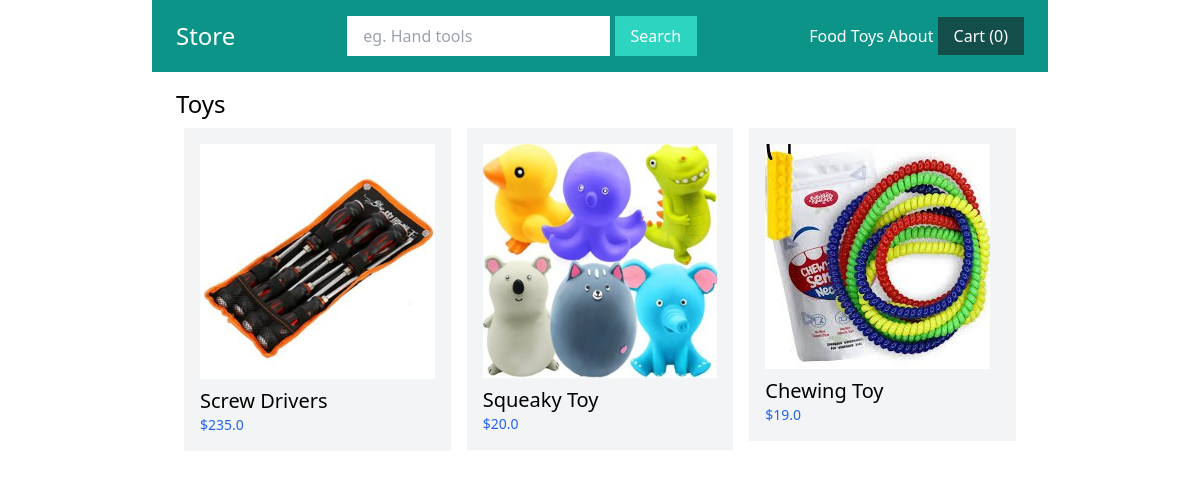
Page /toys/ on the committed database.
### shop/models.py (models this page shows, shortened)
class Category(models.Model):
    title=models.CharField(max_length=50)
    slug=models.SlugField(max_length=50)
    class Meta:
        verbose_name_plural = "Categories"

class Product(models.Model):
    DRAFT = 'draft'
    WAITING_APPROVAL = 'waitingapproval'
    ACTIVE = 'active'
    DELETED = 'deleted'
    STATUS_CHOICES = (
        (DRAFT, 'Draft'),
        (WAITING_APPROVAL, 'Waiting approval'),
        (ACTIVE, 'Active'),
        (DELETED, 'Deleted'),
    )
    user = models.ForeignKey(User, related_name='products', on_delete=models.CASCADE)
    category = models.ForeignKey(Category, related_name='products', on_delete=models.CASCADE)
    title = models.CharField(max_length=50)
    slug = models.SlugField(max_length=50)
    description = models.TextField(blank=True)
    price = models.IntegerField()
    image = models.ImageField(upload_to='uploads/product_images', blank=True, null=True)
    thumbnail = models.ImageField(upload_to='uploads/product_images/thumbnail', blank=True, null=True)
    created_at = models.DateTimeField(auto_now_add=True)
    updated_at = models.DateTimeField(auto_now=True)
    status = models.CharField(max_length=50, choices=STATUS_CHOICES, default=ACTIVE)
    class Meta:
        ordering =('-created_at',)
    def get_display_price(self):
        return self.price / 100
    def get_thumbnail(self):
        if self.thumbnail:
            return self.thumbnail.url

### shop/views.py (the view)
# urls.py: path('<slug:slug>/', views.category_detail, name='category_detail'),
def category_detail(request,slug):
    category=get_object_or_404(Category, slug=slug)
    products = category.products.filter(status=Product.ACTIVE)
    return render(request, 'shop/category_detail.html', {
                      'category':category,
                      'products':products,
                  })

### shop/cart.py (called while the page is built)
    def __len__(self):
        return sum(item['quantity'] for item in self.cart.values())

### shop/context_processors.py (called while the page is built)
def cart(request):
    return {'cart': Cart(request)}

### shop/templatetags/menu.py (called while the page is built)
@register.inclusion_tag('core/menu.html')
def menu():
    categories=Category.objects.all()
    return {'categories':categories}

### shop/templates/shop/category_detail.html (shortened to what this page needs)
{% extends 'core/base.html' %}
{% block content %}
    <h1 class="text-2xl">{{ category.title }}</h1>
    {% include 'shop/partials/products.html' %}
{% endblock %}

### core/templates/core/menu.html
{% for category in categories %}
    <a href="{% url 'category_detail' category.slug %}" class="text-white">{{ category.title }}</a>
{% endfor %}
<a href="{% url 'about' %}" class="text-white">About</a>

### shop/templates/shop/partials/products.html
<div class="flex flex-wrap ">
    {% for product in products %}
        <div class="product w-1/3 p-2">
            <div class="p-4 bg-gray-100">
                <a href="{% url 'product_detail' product.category.slug product.slug %}">
                {% if product.image %}
                    <div class="image mb-2">
                        <img src ="{{ product.get_thumbnail }}" alt="Image of {{ product.title }}">
                    </div>
                {% endif %}
                <h2 class="text-xl">{{ product.title }}</h2>
                <p class="text-sm text-blue-600">${{ product.get_display_price }}</p>
                </a>
            </div>
        </div>
    {% endfor %}
</div>

### rows in the picture
Category: title "Food"
Category: title "Toys"
Product: get_thumbnail (picture), title "Screw Drivers", get_display_price "235.0"
Product: get_thumbnail (picture), title "Squeaky Toy", get_display_price "20.0"
Product: get_thumbnail (picture), title "Chewing Toy", get_display_price "19.0"

### other values in the picture
{{ cart|length }} "0"
